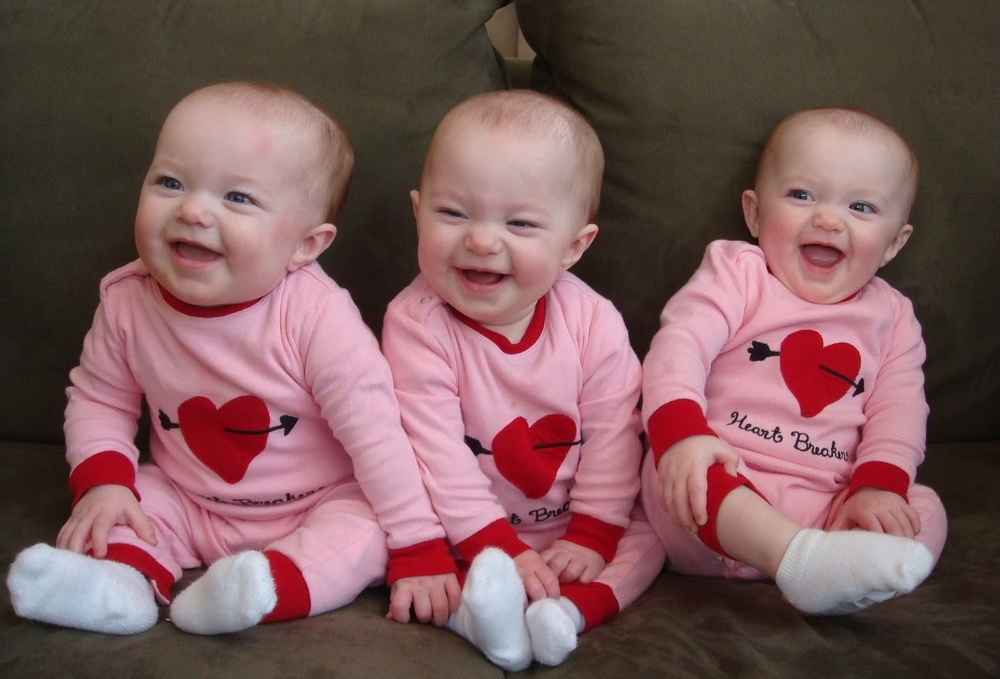
#> input picture Part1. Faces and Humans Detection/test3.jpg, 1000 x 679 px, shrunk from 1296 x 880 before the run
$ python detectFaceDemo.py
#> lines starting #> are read from the running program, lines starting #| are printed output that depends on the picture
# Copyright 2018
# Kien Nguyen
# k.nguyenthanh@qut.edu.au

import cv2
import sys
import numpy as np

if __name__ == '__main__':

  faceCascade = cv2.CascadeClassifier('models/haarcascade_frontalface_default.xml')
  faceNeighborsMax = 10
  neighborStep = 1

#  frame = cv2.imread("hillary_clinton.jpg")
#  frame = cv2.imread("people.jpg")
  frame = cv2.imread("test3.jpg")
#> frame is the input picture: shape (679, 1000, 3); mean B, G, R 89.9, 89.5, 123.1

  frameGray = cv2.cvtColor(frame, cv2.COLOR_BGR2GRAY)
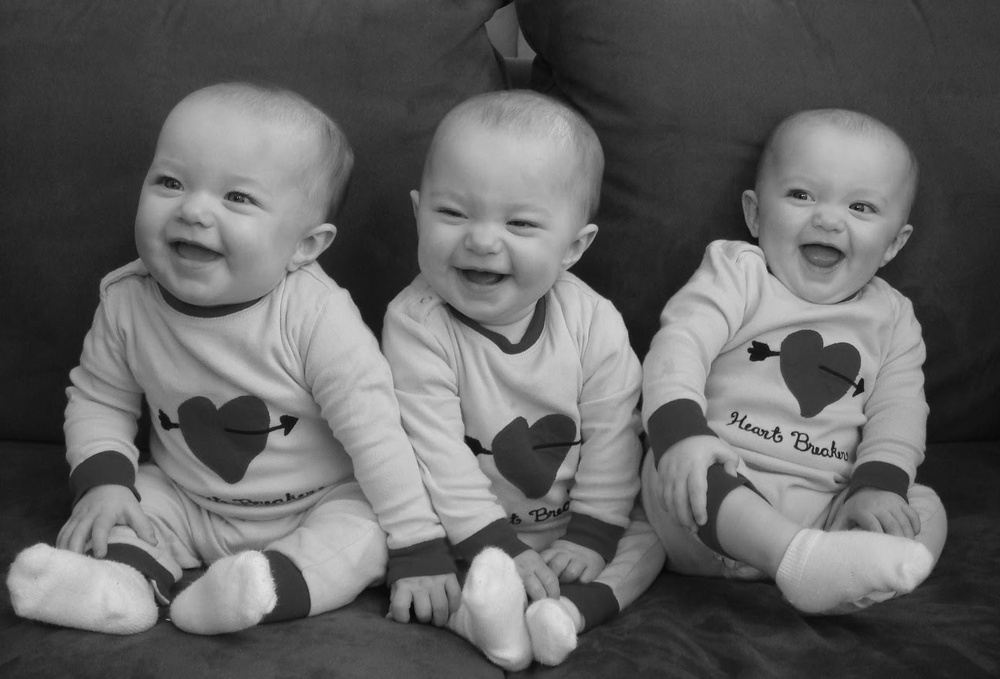
#> frameGray: shape (679, 1000); min 6, max 229, mean 99.6

  for neigh in range(1, faceNeighborsMax, neighborStep):
    faces = faceCascade.detectMultiScale(frameGray, 1.2, neigh)
    frameClone = np.copy(frame)

    for (x, y, w, h) in faces:
      cv2.rectangle(frameClone, (x, y), (x + w, y + h), (255, 0, 0), 2)

    cv2.putText(frameClone, "# Neighbors = {}".format(neigh), (10, 50), cv2.FONT_HERSHEY_SIMPLEX, 1, (0, 0, 255), 4)
    cv2.imshow('Face Detection Demo', frameClone)
    if cv2.waitKey(500) & 0xFF == 27:
      cv2.destroyAllWindows()
      sys.exit()
#> (the program exits here)

$ run again, with Part1. Faces and Humans Detection/hillary_clinton.jpg copied over Part1. Faces and Humans Detection/test3.jpg
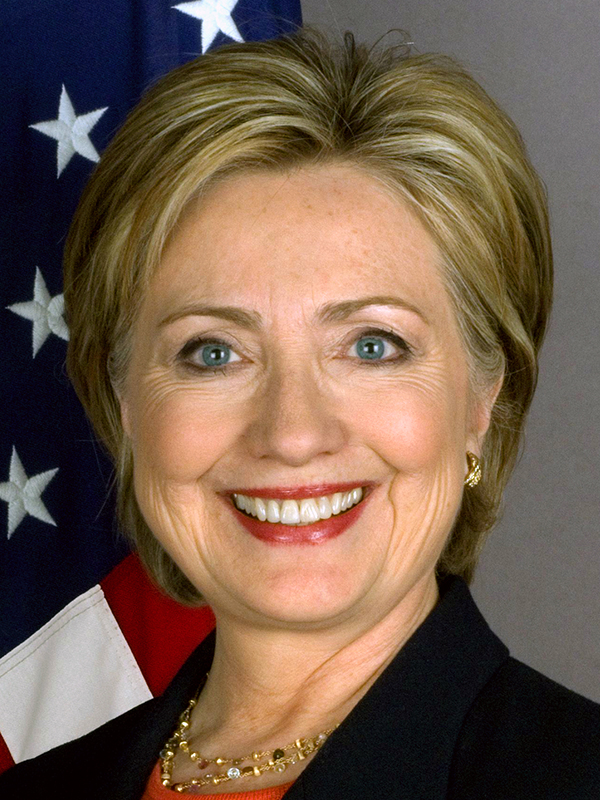
#> input picture Part1. Faces and Humans Detection/hillary_clinton.jpg, 600 x 800 px
#> frame is the input picture: shape (800, 600, 3); mean B, G, R 77, 93.4, 115.7
#> `frameGray = cv2.cvtColor(frame, cv2.COLOR_BGR2GRAY)`:
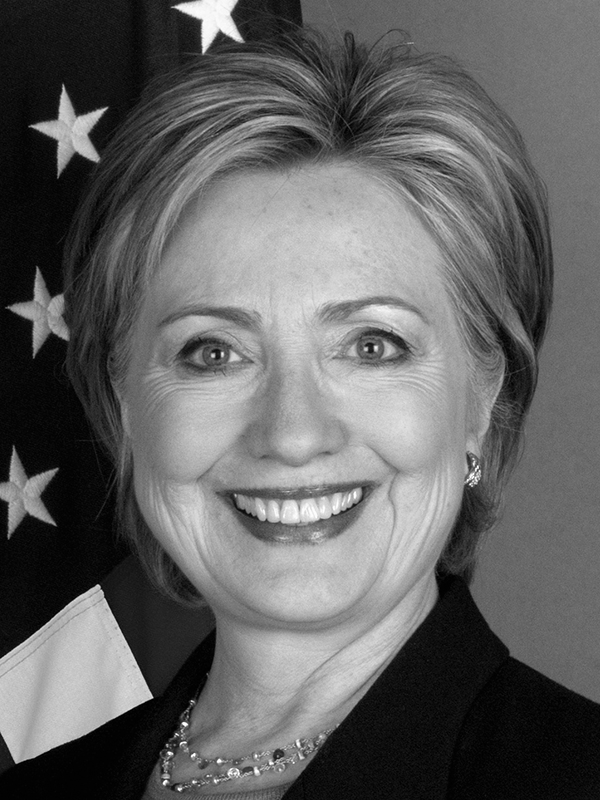
#> frameGray: shape (800, 600); min 0, max 255, mean 98.2
